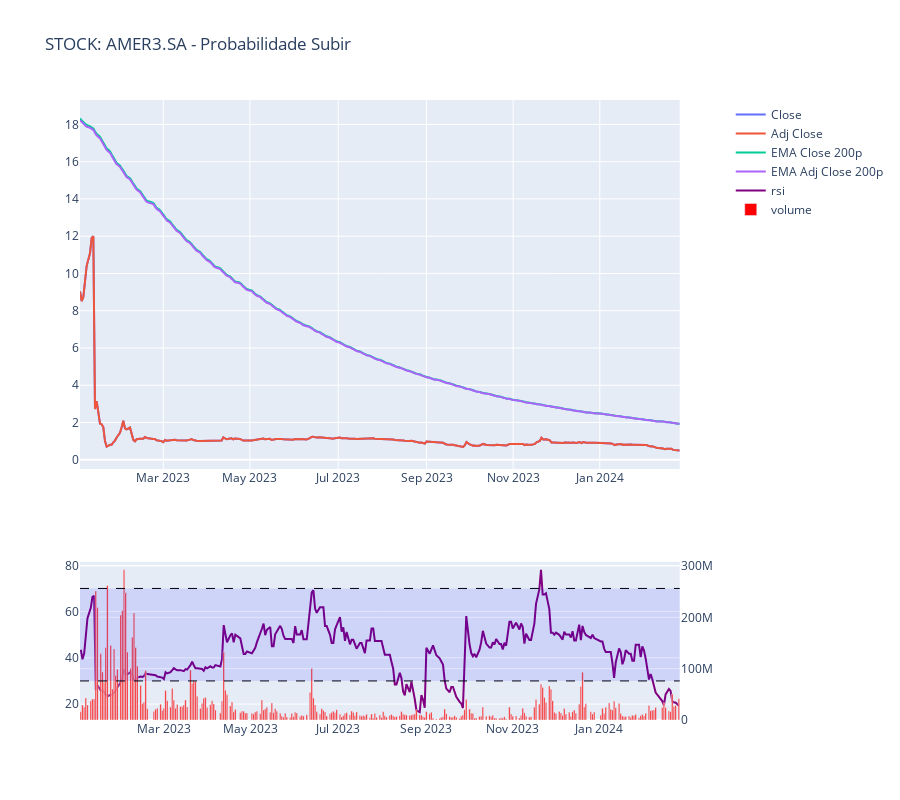
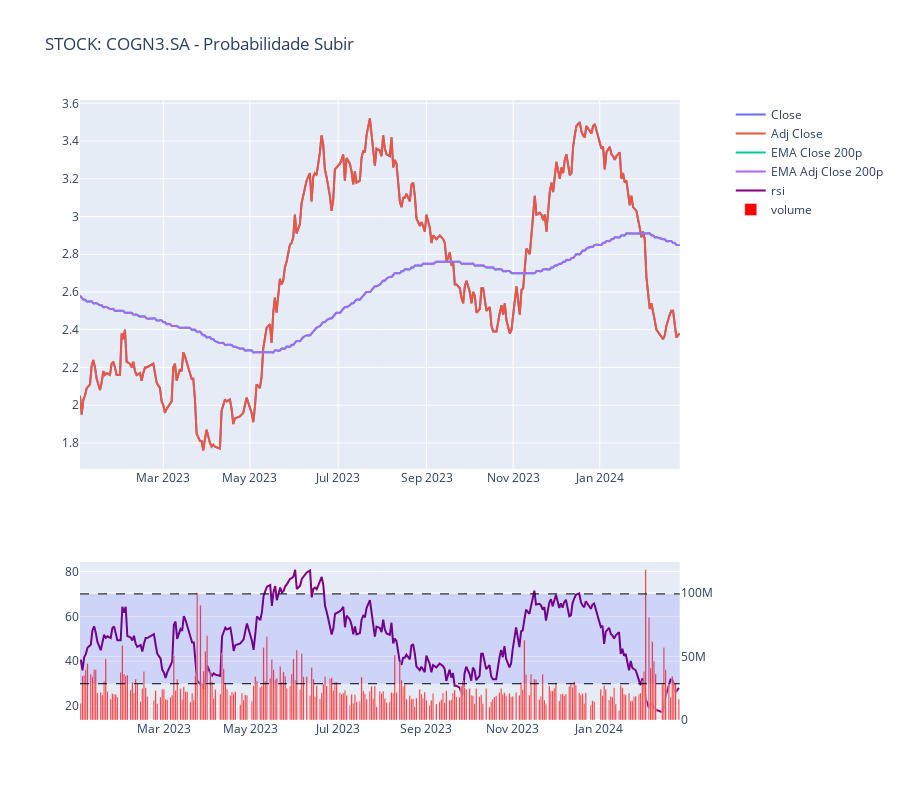
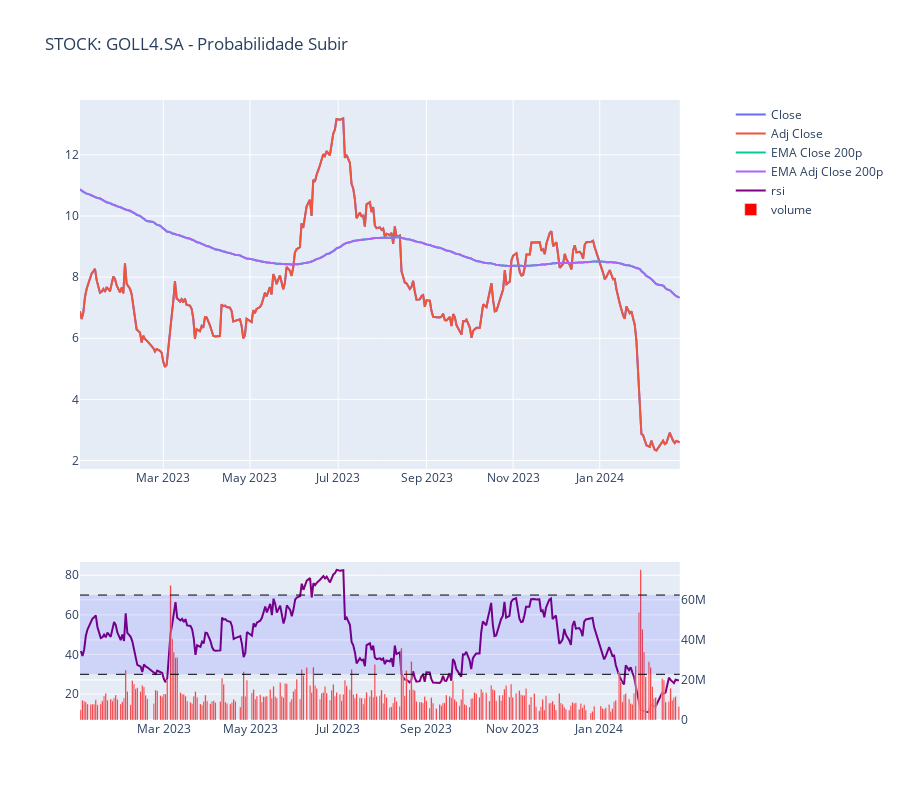

Notebook cell for these charts, in order:
### Code cell
print('Graficos Ações Probabilidade Subir')
fig_list = []
for ticker in acoes_prob_subir.ticker.unique():
	ticker_type = data.tail()['ticker_type'].values[0]
	title = f'{ticker_type.upper()}: {ticker} - Probabilidade Subir'
	data = pd.read_csv(f"{utils.stocks_dir}/{ticker}.csv", sep=";")
	data = data[data['open_time'] > int_date]
	fig = make_subplots(rows=2, cols=1, row_heights=[0.7, 0.3], specs=[[{"secondary_y": True}], [{"secondary_y": True}]])
	
	# fig.add_trace(go.Candlestick(x=data['s_open_time'], open=data['open'], high=data['high'], low=data['low'], close=data['close'], name='Price'), row=1, col=1)
	fig.add_trace(go.Scatter(x=data['s_open_time'], y=data['close'], name='Close'), row=1, col=1)
	fig.add_trace(go.Scatter(x=data['s_open_time'], y=data['adj_close'], name='Adj Close'), row=1, col=1)
	fig.add_trace(go.Scatter(x=data['s_open_time'], y=data['ema_close_200p'], name='EMA Close 200p', line_shape='spline', line_smoothing=1.3), row=1, col=1)
	fig.add_trace(go.Scatter(x=data['s_open_time'], y=data['ema_adj_close_200p'], name='EMA Adj Close 200p', line_shape='spline', line_smoothing=1.3), row=1, col=1)

	fig.add_trace(go.Scatter(x=data['s_open_time'], y=data['rsi'], name='rsi', line_color='purple'), row=2, col=1, secondary_y=False)
	fig.add_trace(go.Bar(x=data['s_open_time'], y=data['volume'], name='volume', marker_color='red'), row=2, col=1, secondary_y=True)
	
	fig.add_hline(y=30, row=2, line_width=1, line_dash="dash", line_color='black')
	fig.add_hline(y=70, row=2, line_width=1, line_dash="dash", line_color='black')
	fig.add_hrect(y0=30, y1=70, line_width=0, fillcolor="blue", opacity=0.1, row=2)
	
	fig.update_layout(title_text=title, height=800, )
	fig.update(layout_xaxis_rangeslider_visible=False)
	fig.update_xaxes(rangebreaks=[dict(bounds=["sat", "sun"])])

	fig_list.append({'fig': fig, 'title': f'{title}' })
	

for fig in fig_list:
	print(fig['title'])
	fig['fig'].show()

### Figure 1 — Plotly figure (JSON) as saved in the notebook; plotly's stock layout.template omitted (floating-point values rounded to 4 significant figures; data arrays with more than 128 entries replaced by an {"elided": "..."} marker saying what was removed)
{"data": [{"name": "Close", "type": "scatter", "x": {"elided": "286 str values"}, "xaxis": "x", "y": {"elided": "286 float values"}, "yaxis": "y"}, {"name": "Adj Close", "type": "scatter", "x": {"elided": "286 str values"}, "xaxis": "x", "y": {"elided": "286 float values"}, "yaxis": "y"}, {"line": {"shape": "spline", "smoothing": 1.3}, "name": "EMA Close 200p", "type": "scatter", "x": {"elided": "286 str values"}, "xaxis": "x", "y": {"elided": "286 float values"}, "yaxis": "y"}, {"line": {"shape": "spline", "smoothing": 1.3}, "name": "EMA Adj Close 200p", "type": "scatter", "x": {"elided": "286 str values"}, "xaxis": "x", "y": {"elided": "286 float values"}, "yaxis": "y"}, {"line": {"color": "purple"}, "name": "rsi", "type": "scatter", "x": {"elided": "286 str values"}, "xaxis": "x2", "y": {"elided": "286 float values"}, "yaxis": "y3"}, {"marker": {"color": "red"}, "name": "volume", "type": "bar", "x": {"elided": "286 str values"}, "xaxis": "x2", "y": {"elided": "286 int values"}, "yaxis": "y4"}], "layout": {"height": 800, "shapes": [{"line": {"color": "black", "dash": "dash", "width": 1}, "type": "line", "x0": 0, "x1": 1, "xref": "x2 domain", "y0": 30, "y1": 30, "yref": "y3"}, {"line": {"color": "black", "dash": "dash", "width": 1}, "type": "line", "x0": 0, "x1": 1, "xref": "x2 domain", "y0": 70, "y1": 70, "yref": "y3"}, {"fillcolor": "blue", "line": {"width": 0}, "opacity": 0.1, "type": "rect", "x0": 0, "x1": 1, "xref": "x2 domain", "y0": 30, "y1": 70, "yref": "y3"}], "title": {"text": "STOCK: AMER3.SA - Probabilidade Subir"}, "xaxis": {"anchor": "y", "domain": [0, 0.94], "rangebreaks": [{"bounds": ["sat", "sun"]}], "rangeslider": {"visible": false}}, "xaxis2": {"anchor": "y3", "domain": [0, 0.94], "rangebreaks": [{"bounds": ["sat", "sun"]}]}, "yaxis": {"anchor": "x", "domain": [0.405, 1]}, "yaxis2": {"anchor": "x", "overlaying": "y", "side": "right"}, "yaxis3": {"anchor": "x2", "domain": [0, 0.255]}, "yaxis4": {"anchor": "x2", "overlaying": "y3", "side": "right"}}}

### Figure 2 — Plotly figure (JSON) as saved in the notebook; plotly's stock layout.template omitted (floating-point values rounded to 4 significant figures; data arrays with more than 128 entries replaced by an {"elided": "..."} marker saying what was removed)
{"data": [{"name": "Close", "type": "scatter", "x": {"elided": "286 str values"}, "xaxis": "x", "y": {"elided": "286 float values"}, "yaxis": "y"}, {"name": "Adj Close", "type": "scatter", "x": {"elided": "286 str values"}, "xaxis": "x", "y": {"elided": "286 float values"}, "yaxis": "y"}, {"line": {"shape": "spline", "smoothing": 1.3}, "name": "EMA Close 200p", "type": "scatter", "x": {"elided": "286 str values"}, "xaxis": "x", "y": {"elided": "286 float values"}, "yaxis": "y"}, {"line": {"shape": "spline", "smoothing": 1.3}, "name": "EMA Adj Close 200p", "type": "scatter", "x": {"elided": "286 str values"}, "xaxis": "x", "y": {"elided": "286 float values"}, "yaxis": "y"}, {"line": {"color": "purple"}, "name": "rsi", "type": "scatter", "x": {"elided": "286 str values"}, "xaxis": "x2", "y": {"elided": "286 float values"}, "yaxis": "y3"}, {"marker": {"color": "red"}, "name": "volume", "type": "bar", "x": {"elided": "286 str values"}, "xaxis": "x2", "y": {"elided": "286 int values"}, "yaxis": "y4"}], "layout": {"height": 800, "shapes": [{"line": {"color": "black", "dash": "dash", "width": 1}, "type": "line", "x0": 0, "x1": 1, "xref": "x2 domain", "y0": 30, "y1": 30, "yref": "y3"}, {"line": {"color": "black", "dash": "dash", "width": 1}, "type": "line", "x0": 0, "x1": 1, "xref": "x2 domain", "y0": 70, "y1": 70, "yref": "y3"}, {"fillcolor": "blue", "line": {"width": 0}, "opacity": 0.1, "type": "rect", "x0": 0, "x1": 1, "xref": "x2 domain", "y0": 30, "y1": 70, "yref": "y3"}], "title": {"text": "STOCK: COGN3.SA - Probabilidade Subir"}, "xaxis": {"anchor": "y", "domain": [0, 0.94], "rangebreaks": [{"bounds": ["sat", "sun"]}], "rangeslider": {"visible": false}}, "xaxis2": {"anchor": "y3", "domain": [0, 0.94], "rangebreaks": [{"bounds": ["sat", "sun"]}]}, "yaxis": {"anchor": "x", "domain": [0.405, 1]}, "yaxis2": {"anchor": "x", "overlaying": "y", "side": "right"}, "yaxis3": {"anchor": "x2", "domain": [0, 0.255]}, "yaxis4": {"anchor": "x2", "overlaying": "y3", "side": "right"}}}

### Figure 3 — Plotly figure (JSON) as saved in the notebook; plotly's stock layout.template omitted (floating-point values rounded to 4 significant figures; data arrays with more than 128 entries replaced by an {"elided": "..."} marker saying what was removed)
{"data": [{"name": "Close", "type": "scatter", "x": {"elided": "286 str values"}, "xaxis": "x", "y": {"elided": "286 float values"}, "yaxis": "y"}, {"name": "Adj Close", "type": "scatter", "x": {"elided": "286 str values"}, "xaxis": "x", "y": {"elided": "286 float values"}, "yaxis": "y"}, {"line": {"shape": "spline", "smoothing": 1.3}, "name": "EMA Close 200p", "type": "scatter", "x": {"elided": "286 str values"}, "xaxis": "x", "y": {"elided": "286 float values"}, "yaxis": "y"}, {"line": {"shape": "spline", "smoothing": 1.3}, "name": "EMA Adj Close 200p", "type": "scatter", "x": {"elided": "286 str values"}, "xaxis": "x", "y": {"elided": "286 float values"}, "yaxis": "y"}, {"line": {"color": "purple"}, "name": "rsi", "type": "scatter", "x": {"elided": "286 str values"}, "xaxis": "x2", "y": {"elided": "286 float values"}, "yaxis": "y3"}, {"marker": {"color": "red"}, "name": "volume", "type": "bar", "x": {"elided": "286 str values"}, "xaxis": "x2", "y": {"elided": "286 int values"}, "yaxis": "y4"}], "layout": {"height": 800, "shapes": [{"line": {"color": "black", "dash": "dash", "width": 1}, "type": "line", "x0": 0, "x1": 1, "xref": "x2 domain", "y0": 30, "y1": 30, "yref": "y3"}, {"line": {"color": "black", "dash": "dash", "width": 1}, "type": "line", "x0": 0, "x1": 1, "xref": "x2 domain", "y0": 70, "y1": 70, "yref": "y3"}, {"fillcolor": "blue", "line": {"width": 0}, "opacity": 0.1, "type": "rect", "x0": 0, "x1": 1, "xref": "x2 domain", "y0": 30, "y1": 70, "yref": "y3"}], "title": {"text": "STOCK: GOLL4.SA - Probabilidade Subir"}, "xaxis": {"anchor": "y", "domain": [0, 0.94], "rangebreaks": [{"bounds": ["sat", "sun"]}], "rangeslider": {"visible": false}}, "xaxis2": {"anchor": "y3", "domain": [0, 0.94], "rangebreaks": [{"bounds": ["sat", "sun"]}]}, "yaxis": {"anchor": "x", "domain": [0.405, 1]}, "yaxis2": {"anchor": "x", "overlaying": "y", "side": "right"}, "yaxis3": {"anchor": "x2", "domain": [0, 0.255]}, "yaxis4": {"anchor": "x2", "overlaying": "y3", "side": "right"}}}
